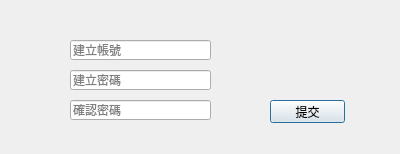
<?xml version="1.0" encoding="UTF-8"?>
<ui version="4.0">
 <class>Dialog</class>
 <widget class="QDialog" name="Dialog">
  <property name="geometry">
   <rect>
    <x>0</x>
    <y>0</y>
    <width>400</width>
    <height>154</height>
   </rect>
  </property>
  <property name="windowTitle">
   <string>註冊</string>
  </property>
  <widget class="QLineEdit" name="create_acc">
   <property name="geometry">
    <rect>
     <x>70</x>
     <y>40</y>
     <width>141</width>
     <height>20</height>
    </rect>
   </property>
   <property name="cursor">
    <cursorShape>IBeamCursor</cursorShape>
   </property>
   <property name="maxLength">
    <number>12</number>
   </property>
   <property name="echoMode">
    <enum>QLineEdit::Normal</enum>
   </property>
   <property name="placeholderText">
    <string>建立帳號</string>
   </property>
  </widget>
  <widget class="QLineEdit" name="create_psw">
   <property name="geometry">
    <rect>
     <x>70</x>
     <y>70</y>
     <width>141</width>
     <height>20</height>
    </rect>
   </property>
   <property name="maxLength">
    <number>20</number>
   </property>
   <property name="echoMode">
    <enum>QLineEdit::Password</enum>
   </property>
   <property name="placeholderText">
    <string>建立密碼</string>
   </property>
  </widget>
  <widget class="QLineEdit" name="confirm_psw">
   <property name="geometry">
    <rect>
     <x>70</x>
     <y>100</y>
     <width>141</width>
     <height>20</height>
    </rect>
   </property>
   <property name="inputMask">
    <string/>
   </property>
   <property name="maxLength">
    <number>20</number>
   </property>
   <property name="echoMode">
    <enum>QLineEdit::Password</enum>
   </property>
   <property name="placeholderText">
    <string>確認密碼</string>
   </property>
  </widget>
  <widget class="QPushButton" name="pushButton">
   <property name="geometry">
    <rect>
     <x>270</x>
     <y>100</y>
     <width>75</width>
     <height>23</height>
    </rect>
   </property>
   <property name="text">
    <string>提交</string>
   </property>
  </widget>
  <widget class="QLabel" name="label">
   <property name="geometry">
    <rect>
     <x>260</x>
     <y>70</y>
     <width>131</width>
     <height>21</height>
    </rect>
   </property>
   <property name="text">
    <string/>
   </property>
  </widget>
 </widget>
 <resources/>
 <connections>
  <connection>
   <sender>pushButton</sender>
   <signal>clicked()</signal>
   <receiver>Dialog</receiver>
   <slot>submit()</slot>
   <hints>
    <hint type="sourcelabel">
     <x>288</x>
     <y>114</y>
    </hint>
    <hint type="destinationlabel">
     <x>298</x>
     <y>136</y>
    </hint>
   </hints>
  </connection>
 </connections>
 <slots>
  <slot>submit()</slot>
 </slots>
</ui>
